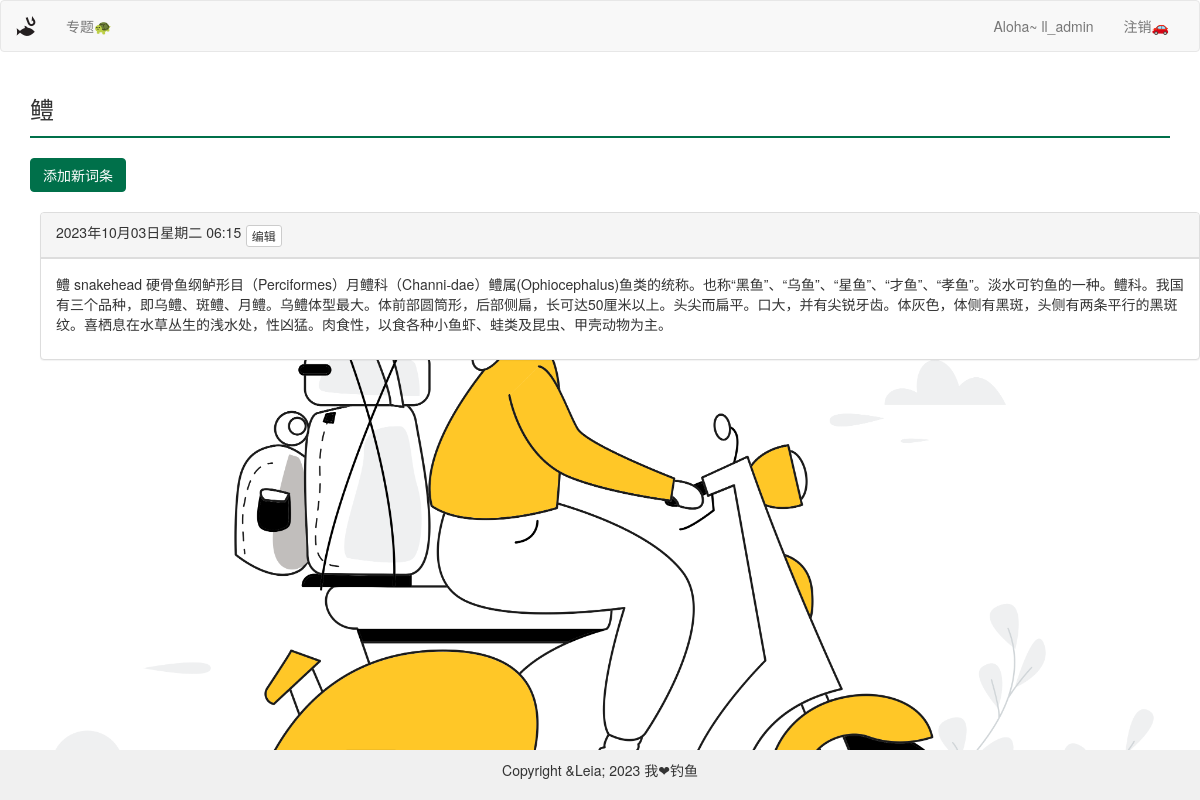
The page /topics/3/ (signed in) on the database its author committed.
### learning_logs/models.py (models this page shows, shortened)
class Topic(models.Model):
    text = models.CharField(max_length=200)
    date_added = models.DateTimeField(auto_now_add=True)
    owner = models.ForeignKey(User, on_delete=models.CASCADE)
    def __str__(self):
        return self.text

class Entry(models.Model):
    topic = models.ForeignKey(Topic, on_delete=models.CASCADE)
    text = models.TextField()
    date_added = models.DateTimeField(auto_now_add=True)
    class Meta:
        verbose_name_plural = 'entries'

### learning_logs/views.py (the view)
# urls.py: re_path(r'^topics/(?P<topic_id>\d+)/$', views.topic, name='topic'),
@login_required
def topic(request, topic_id):
    topic = Topic.objects.get(id=topic_id)
    check_topic_owner(topic, request)
    entries = topic.entry_set.order_by('-date_added')
    content = {'topic': topic, 'entries': entries}
    return render(request, 'learning_logs/topic.html', content)

### learning_logs/views.py (called while the page is built)
def check_topic_owner(topic, request):
    if topic.owner != request.user:
        raise Http404

### templates/learning_logs/topic.html (shortened to what this page needs)
<!DOCTYPE html>
<html lang="en">
{% extends 'learning_logs/base.html' %}
{% block content %}
<head>
</head>
<body>
<div class="container">
    <div class="row">
        <div class="col-md-12">
            <p class="topic-title">{{ topic }}</p>
            <hr style="border-top: 2px solid #00704A; margin-top: 5px;">
        </div>
    </div>
    <div class="row">
        <div class="col-md-6">
            <a href="{% url 'learning_logs:new_entry' topic.id %}" class="btn btn-custom">添加新词条</a>
        </div>
    </div>
</div>
<ul>
    {% for entry in entries %}
    <div class="panel panel-default my-panel">
        <div class="panel-heading">
            <h3 class="panel-title">
                <span class="entry-date">{{ entry.date_added|date:'Y年m月d日D H:i' }}</span>
                <small>
                    <a href="{% url 'learning_logs:edit_entry' entry.id %}" class="btn btn-default btn-xs">编辑</a>
                </small>
            </h3>
        </div>
        <div class="panel-body">
            {{ entry.text|linebreaks }}
        </div>
    </div>
    {% empty %}
    <p>没有新词条啦</p>
    {% endfor %}
</ul>
</body>
{% endblock content %}

### templates/learning_logs/base.html (shortened to what this page needs)
{% load bootstrap3 %}
<!DOCTYPE html>
<html lang="en">
<head>
    {% bootstrap_css %}
</head>
<body>
<nav class="navbar navbar-default">
  <div class="container-fluid">
    <div class="navbar-header">
      <a class="navbar-brand" href="{% url 'learning_logs:index' %}">
          <img alt="我❤钓鱼" src="/static/image/img.png">
      </a>
    </div>
    <div class="collapse navbar-collapse" id="bs-example-navbar-collapse-1">
      <ul class="nav navbar-nav">
        <li><a href="{% url 'learning_logs:topics' %}">专题🐢</a></li>
      </ul>
        {% if user.is_authenticated %}
            <ul class="nav navbar-nav navbar-right">
                <p class="navbar-text">Aloha~ {{ user.username }}</p>
                <li><a href="{% url 'users:logout' %}">注销🚗</a></li>
            </ul>
    {% else %}
            <ul class="nav navbar-nav navbar-right">
        <li><a href="{% url 'users:login' %}">登录🐟</a></li>
        <li><a href="{% url 'users:register' %}">注册🎣</a></li>
      </ul>
    {% endif %}
    </div>
  </div>
</nav>
{% block content %}{% endblock content %}
<footer>
    <p>Copyright &Leia; 2023 我❤钓鱼</p>
</footer>
</body>
</html>

### templates/learning_logs/base.html (style rules this page uses)
body { background-image: url('/static/image/bk.png'); background-size: cover; background-repeat: no-repeat; position: relative; min-height: 100vh; }
footer { position: absolute; bottom: 0; left: 0; right: 0; text-align: center; background-color: #f0f0f0; padding: 10px 0; }

### templates/learning_logs/topic.html (style rules this page uses)
.btn-custom { background-color: #00704A; border-color: #00704A; color: white; }
.topic-title { font-size: 24px; margin-top: 20px; }
.entry-date { font-size: 14px; }
.panel-heading { border-bottom: 2px solid #00704A; }
.panel-body { max-height: 200px; overflow: auto; }
.my-panel { margin-top: 20px; max-width: 1200px; margin-left: auto; margin-right: auto; overflow: auto; }

### rows shown on the page
Topic: text "鳢"
Entry: date_added "2023年10月03日星期二 06:15", text "鳢 snakehead 硬骨鱼纲鲈形目（Perciformes）月鳢科（Channi-dae）鳢属(Ophiocephalus)鱼类的统称。也称“黑鱼”、“乌鱼”、“星鱼”、“才鱼”、“孝鱼”。淡水可钓鱼的一种。鳢科。我国有三个品种，即乌鳢、斑鳢、月鳢。乌鳢体型最大。体前部圆筒形，后部侧扁，长可达50厘米以上。头尖而扁平。口大，并有尖锐牙齿。体灰色，体侧有黑斑，头侧有两条平行的黑斑纹。喜栖息在水草丛生的浅水处，性凶猛。肉食性，以食各种小鱼虾、蛙类及昆虫、甲壳动物为主。"

### other values the page prints
{{ user.username }} "ll_admin"
